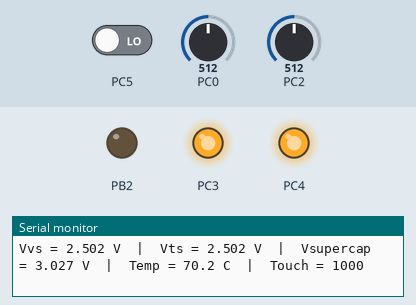
Recording of a program running on a simulated ATmega328P, built with avr-gcc and emulated at 16 MHz. On the bench: output pins drawn as LEDs (lit = HIGH), the last lines printed to the serial monitor. The test bench sets the inputs (shaded band); at power-on: PC2 = 512, PC0 = 512, PC5 LOW.

Above: at 1.2 s.
1.3 s: PC2 set to 522
At 1.9 s:
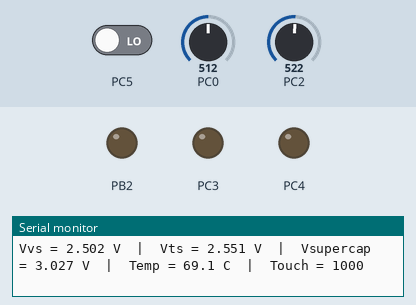
3.0 s: PC2 set to 511
At 4.2 s:
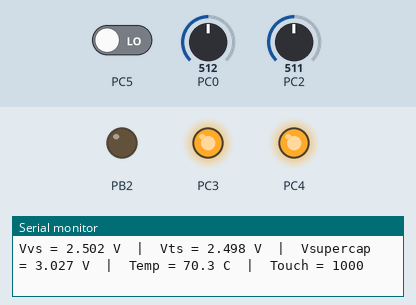
4.5 s: PC2 set to 716
At 5.4 s:
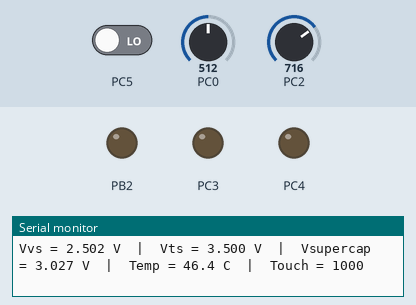
Timing chart, 0 to 7.5 s (numbered marks = the images above; inputs shaded):
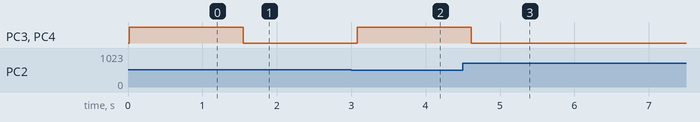

Measured:
- the behaviour switches between 514 and 515 on PC2 (found by bisection; images 0 and 1)
- after the input at 1.3 s, PC3, PC4: HIGH → LOW after 0.25 s
- after the input at 3.0 s, PC3, PC4: LOW → HIGH after 0.08 s
- after the input at 4.5 s, PC3, PC4: HIGH → LOW after 0.12 s

The program:

main.c
```c
/*
 * OverallSystem.c
 *
 * Created: 25/09/2026 5:26:05 pm
 * Author : byhz780
 */

#define F_CPU 16000000UL

#include <avr/io.h>
#include <util/delay.h>
#include <stdint.h>

#include "uart.h"
#include "touch.h"
#include "voltage.h"
#include "temperature.h"
#include "protection.h"


int main(void)
{
	uart_init();

	voltage_init();
	temperature_init();
	touch_init();
	protection_init();


	while (1)
	{
		// -------------------------
		// UPDATE PROTECTION
		// -------------------------

		protection_update();


		// -------------------------
		// TOUCH
		// -------------------------

		touch_update();

		uint16_t touch_count =
		touch_get_count();


		// -------------------------
		// VOLTAGE
		// -------------------------

		uint16_t voltage_adc =
		voltage_read_average();

		float vvs =
		voltage_convert_adc_to_vvs(voltage_adc);

		float v_supercap =
		voltage_convert_vvs_to_supercap(vvs);


		// -------------------------
		// TEMPERATURE
		// -------------------------

		uint16_t temp_adc =
		temperature_read_average();

		float vts =
		temperature_convert_adc_to_vts(temp_adc);

		float temperature =
		temperature_convert_vts_to_celsius(vts);


		// -------------------------
		// UART OUTPUT
		// -------------------------

		uart_send_string("Vvs = ");
		uart_send_float(vvs, 3);
		uart_send_string(" V");

		uart_send_string("  |  Vts = ");
		uart_send_float(vts, 3);
		uart_send_string(" V");

		uart_send_string("  |  Vsupercap = ");
		uart_send_float(v_supercap, 3);
		uart_send_string(" V");

		uart_send_string("  |  Temp = ");
		uart_send_float(temperature, 1);
		uart_send_string(" C");

		uart_send_string("  |  Touch = ");
		uart_send_uint16(touch_count);

		uart_send_string("\r\n");


		_delay_ms(250);
	}
}
```

protection.c
```c
/*
 * protection.c
 *
 * Created: 29/09/2026 7:13:09 pm
 *  Author: byhz780
 */

#include <avr/io.h>

#include "voltage.h"
#include "temperature.h"
#include "protection.h"


void protection_init(void)
{
    // PC3 = CHARGER_FAULT_FW
    DDRC |= (1 << PC3);

    // PC4 = BOOST_FAULT_FW
    DDRC |= (1 << PC4);

    // Initially no fault
    PORTC &= ~(1 << PC3);
    PORTC &= ~(1 << PC4);
}


void protection_update(void)
{
    // Update individual protection states
    ovp_update();
    otp_update();

    /*
     * If either OVP OR OTP is active:
     *
     * CHARGER_FAULT_FW = HIGH
     * BOOST_FAULT_FW   = HIGH
     */
    if (ovp_get_fault() || otp_get_fault())
    {
        PORTC |= (1 << PC3);   // CHARGER_FAULT_FW HIGH
        PORTC |= (1 << PC4);   // BOOST_FAULT_FW HIGH
    }
    else
    {
        PORTC &= ~(1 << PC3);  // CHARGER_FAULT_FW LOW
        PORTC &= ~(1 << PC4);  // BOOST_FAULT_FW LOW
    }
}
```

protection.h
```c
uint16_t temperature_read_adc(void);
/*
 * protection.h
 *
 * Created: 29/09/2026 7:13:23 pm
 *  Author: byhz780
 */


#ifndef PROTECTION_H_
#define PROTECTION_H_

void protection_init(void);
void protection_update(void);

#endif /* PROTECTION_H_ */
```

temperature.c
```c
/*
 * temperature.c
 *
 * Created: 29/09/2026 7:12:49 pm
 *  Author: byhz780
 */

#define F_CPU 16000000UL

#include <avr/io.h>
#include <util/delay.h>
#include <stdint.h>

#include "temperature.h"

#define ADC_REF_VOLTAGE   5.0f

// 70 C corresponds to approximately 2.51 V
#define OTP_ADC_THRESHOLD 514

// Thermistor parameter
#define BETA              4300.0f

static uint8_t otp_fault = 0;


void temperature_init(void)
{
    // PC2 / ADC2 as input
    DDRC &= ~(1 << PC2);

    // Disable pull-up
    PORTC &= ~(1 << PC2);
}


uint16_t temperature_read_adc(void)
{
    // AVcc reference, select ADC2
    ADMUX = (1 << REFS0) | 2;

    // Dummy conversion after switching ADC channel
    ADCSRA |= (1 << ADSC);

    while (ADCSRA & (1 << ADSC))
    {
    }

    // Actual conversion
    ADCSRA |= (1 << ADSC);

    while (ADCSRA & (1 << ADSC))
    {
    }

    return ADC;
}


uint16_t temperature_read_average(void)
{
    uint32_t total = 0;

    for (uint8_t i = 0; i < 8; i++)
    {
        total += temperature_read_adc();
        _delay_ms(1);
    }

    return (uint16_t)(total / 8);
}


float temperature_convert_adc_to_vts(uint16_t adc_value)
{
    return ((float)adc_value * ADC_REF_VOLTAGE) / 1023.0f;
}


float temperature_convert_vts_to_celsius(float vts)
{
    float temperature;

    /*
     * Measured calibration points:
     *
     * 25 C -> 4.37 V
     * 65 C -> 2.74 V
     * 70 C -> 2.51 V
     * 85 C -> 1.78 V
     *
     * Linear interpolation is used between points.
     */

    if (vts >= 2.74f)
    {
        // 25 C to 65 C
        temperature =
            25.0f +
            (4.37f - vts)
            * (65.0f - 25.0f)
            / (4.37f - 2.74f);
    }
    else if (vts >= 2.51f)
    {
        // 65 C to 70 C
        temperature =
            65.0f +
            (2.74f - vts)
            * (70.0f - 65.0f)
            / (2.74f - 2.51f);
    }
    else
    {
        // 70 C to 85 C
        temperature =
            70.0f +
            (2.51f - vts)
            * (85.0f - 70.0f)
            / (2.51f - 1.78f);
    }

    return temperature;
}


void otp_update(void)
{
    uint16_t adc_value = temperature_read_average();

    /*
     * Higher temperature -> lower Vts.
     *
     * 70 C ? 2.51 V
     * ADC ? 514
     */

    if (adc_value <= OTP_ADC_THRESHOLD)
    {
        otp_fault = 1;
    }
    else
    {
        otp_fault = 0;
    }
}


uint8_t otp_get_fault(void)
{
    return otp_fault;
}
```

temperature.h
```c
/*
 * temperature.h
 *
 * Created: 29/09/2026 6:08:40 pm
 *  Author: byhz780
 */


#ifndef TEMPERATURE_H_
#define TEMPERATURE_H_

#include <stdint.h>

void temperature_init(void);

uint16_t temperature_read_adc(void);
uint16_t temperature_read_average(void);

float temperature_convert_adc_to_vts(uint16_t adc_value);
float temperature_convert_vts_to_celsius(float vts);

void otp_update(void);
uint8_t otp_get_fault(void);


#endif /* TEMPERATURE_H_ */
```

touch.c
```c
/*
 * touch.c
 *
 * Created: 25/09/2026 5:30:43 pm
 *  Author: byhz780
 */

#define F_CPU 16000000UL

#include <avr/io.h>
#include <util/delay.h>
#include <stdint.h>

#include "touch.h"


#define PRESS_THRESHOLD    110
#define RELEASE_THRESHOLD   80
#define TOUCH_TIMEOUT      1000


static uint8_t touch_state = 0;

static volatile uint16_t raw_count = 0;
static volatile uint16_t average_count = 0;


void touch_init(void)
{
	// PC5 starts as input
	DDRC &= ~(1 << PC5);

	// Disable internal pull-up on PC5
	PORTC &= ~(1 << PC5);

	// PB2 = LED output
	DDRB |= (1 << PB2);

	// LED initially OFF
	PORTB &= ~(1 << PB2);

	// Timer1 normal mode
	TCCR1A = 0;

	// Timer initially stopped
	TCCR1B = 0;

	// Clear timer
	TCNT1 = 0;
}


uint16_t touch_measure_raw(void)
{
	uint16_t result;


	// -----------------------------
	// 1. DISCHARGE TOUCH CAPACITOR
	// -----------------------------

	// PC5 becomes output
	DDRC |= (1 << PC5);

	// Drive PC5 LOW
	PORTC &= ~(1 << PC5);

	// Allow capacitor to discharge through R36
	_delay_us(20);


	// -----------------------------
	// 2. RELEASE TOUCH NODE
	// -----------------------------

	// PC5 becomes input
	DDRC &= ~(1 << PC5);

	// Internal pull-up stays OFF
	PORTC &= ~(1 << PC5);


	// -----------------------------
	// 3. START TIMER
	// -----------------------------

	TCNT1 = 0;

	// Timer1 prescaler = 8
	// 16 MHz / 8 = 2 MHz
	// 1 timer count = 0.5 us
	TCCR1B = (1 << CS11);


	// -----------------------------
	// 4. WAIT FOR PC5 TO GO HIGH
	// -----------------------------

	while (!(PINC & (1 << PC5)))
	{
		if (TCNT1 >= TOUCH_TIMEOUT)
		{
			TCCR1B = 0;

			return TOUCH_TIMEOUT;
		}
	}


	// -----------------------------
	// 5. STORE RESULT
	// -----------------------------

	result = TCNT1;


	// -----------------------------
	// 6. STOP TIMER
	// -----------------------------

	TCCR1B = 0;

	return result;
}


uint16_t touch_measure_average(void)
{
	uint32_t total = 0;

	for (uint8_t i = 0; i < 8; i++)
	{
		raw_count = touch_measure_raw();

		// Invalid measurement
		if (raw_count >= TOUCH_TIMEOUT)
		{
			average_count = TOUCH_TIMEOUT;

			return TOUCH_TIMEOUT;
		}

		total += raw_count;

		_delay_ms(1);
	}

	average_count = (uint16_t)(total / 8);

	return average_count;
}


void touch_update(void)
{
	uint16_t count = touch_measure_average();


	// Invalid measurement -> don't change state
	if (count >= TOUCH_TIMEOUT)
	{
		return;
	}


	// Currently released
	if (touch_state == 0)
	{
		if (count > PRESS_THRESHOLD)
		{
			touch_state = 1;

			// LED ON
			PORTB |= (1 << PB2);
		}
	}

	// Currently pressed
	else
	{
		if (count < RELEASE_THRESHOLD)
		{
			touch_state = 0;

			// LED OFF
			PORTB &= ~(1 << PB2);
		}
	}
}


uint8_t touch_get_state(void)
{
	return touch_state;
}


uint16_t touch_get_count(void)
{
	return average_count;
}
```

touch.h
```c
/*
 * touch.h
 *
 * Created: 25/09/2026 5:31:57 pm
 *  Author: byhz780
 */


#ifndef TOUCH_H_
#define TOUCH_H_

#include <stdint.h>

void touch_init(void);
uint16_t touch_measure_raw(void);
uint16_t touch_measure_average(void);

void touch_update(void);

uint8_t touch_get_state(void);
uint16_t touch_get_count(void);

#endif /* TOUCH_H_ */
```

uart.c
```c
/*
 * uart.c
 *
 * Created: 25/09/2026 5:30:23 pm
 *  Author: byhz780
 */

#define F_CPU 16000000UL

#include <avr/io.h>
#include <stdint.h>
#include <stdlib.h>

#include "uart.h"

#define BAUD 9600
#define UBRR_VALUE ((F_CPU / (16UL * BAUD)) - 1)


void uart_init(void)
{
	// Set baud rate
	UBRR0H = (uint8_t)(UBRR_VALUE >> 8);
	UBRR0L = (uint8_t)UBRR_VALUE;

	// Enable transmitter
	UCSR0B = (1 << TXEN0);

	// 8 data bits
	// 1 stop bit
	// No parity
	UCSR0C = (1 << UCSZ01) | (1 << UCSZ00);
}


void uart_send_char(char data)
{
	// Wait until transmit buffer is ready
	while (!(UCSR0A & (1 << UDRE0)));

	UDR0 = data;
}


void uart_send_string(const char *str)
{
	while (*str)
	{
		uart_send_char(*str);
		str++;
	}
}


void uart_send_uint16(uint16_t value)
{
	char buffer[8];

	// Convert integer to string
	itoa(value, buffer, 10);

	uart_send_string(buffer);
}


void uart_send_float(float value, uint8_t decimal_places)
{
	char buffer[16];

	// Convert float to string
	dtostrf(value, 1, decimal_places, buffer);

	uart_send_string(buffer);
}
```

uart.h
```c
/*
 * uart.h
 *
 * Created: 25/09/2026 5:31:33 pm
 *  Author: byhz780
 */


#ifndef UART_H_
#define UART_H_

#include <stdint.h>

void uart_init(void);

void uart_send_char(char data);
void uart_send_string(const char *str);

void uart_send_uint16(uint16_t value);
void uart_send_float(float value, uint8_t decimal_places);

#endif /* UART_H_ */
```

voltage.c
```c
/*
 * voltage.c
 *
 * Created: 25/09/2026 5:31:08 pm
 *  Author: byhz780
 */

#define F_CPU 16000000UL

#include <avr/io.h>
#include <util/delay.h>
#include <stdint.h>

#include "voltage.h"


#define ADC_REF_VOLTAGE    5.0f

/*
 * Your measured calibration:
 *
 * Vsupercap     Measured Vvs
 * 2.50 V   ->   0.39 V
 * 3.00 V   ->   2.40 V
 * 3.30 V   ->   3.59 V
 * 3.50 V   ->   4.39 V
 *
 * Best-fit equation:
 *
 * Vvs = 3.9987 * Vsupercap - 9.6034
 *
 * Therefore:
 *
 * Vsupercap = (Vvs + 9.6034) / 3.9987
 */


// 3.5 V supercap gives approximately 4.39 V at Vvs
// 4.39 / 5 * 1023 ? 898
#define OVP_ADC_THRESHOLD  898


static uint8_t ovp_fault = 0;


/* =========================================================
   INITIALISE ADC
   ========================================================= */

void voltage_init(void)
{
    // PC0 / ADC0 as input
    DDRC &= ~(1 << PC0);

    // Disable internal pull-up on PC0
    PORTC &= ~(1 << PC0);

    // AVcc reference, initially ADC0
    ADMUX = (1 << REFS0);

    // Enable ADC
    // Prescaler = 128
    // 16 MHz / 128 = 125 kHz ADC clock
    ADCSRA = (1 << ADEN)
           | (1 << ADPS2)
           | (1 << ADPS1)
           | (1 << ADPS0);
}


/* =========================================================
   READ ADC0
   ========================================================= */

uint16_t voltage_read_adc(void)
{
    // AVcc reference, ADC0 selected
    ADMUX = (1 << REFS0);

    /*
     * Dummy conversion because ADC channels are being switched
     * between Vvs and Vts elsewhere in the program.
     */
    ADCSRA |= (1 << ADSC);

    while (ADCSRA & (1 << ADSC))
    {
    }


    // Actual conversion
    ADCSRA |= (1 << ADSC);

    while (ADCSRA & (1 << ADSC))
    {
    }

    return ADC;
}


/* =========================================================
   AVERAGE ADC0
   ========================================================= */

uint16_t voltage_read_average(void)
{
    uint32_t total = 0;

    for (uint8_t i = 0; i < 8; i++)
    {
        total += voltage_read_adc();

        _delay_ms(1);
    }

    return (uint16_t)(total / 8);
}


/* =========================================================
   ADC COUNT -> Vvs
   ========================================================= */

float voltage_convert_adc_to_vvs(uint16_t adc_value)
{
    return ((float)adc_value * ADC_REF_VOLTAGE) / 1023.0f;
}


/* =========================================================
   Vvs -> ACTUAL SUPERCAP VOLTAGE
   ========================================================= */

float voltage_convert_vvs_to_supercap(float vvs)
{
    /*
     * Calibrated using DMM measurements:
     *
     * Vvs = 3.9987 * Vsupercap - 9.6034
     *
     * Rearranged:
     *
     * Vsupercap = (Vvs + 9.6034) / 3.9987
     */

    return (vvs + 9.6034f) / 3.9987f;
}


/* =========================================================
   OVER-VOLTAGE PROTECTION
   ========================================================= */

void ovp_update(void)
{
    uint16_t adc_value = voltage_read_average();

    /*
     * Measured:
     *
     * Vsupercap = 3.50 V
     * Vvs        = 4.39 V
     *
     * ADC approximately 898.
     *
     * Therefore trip when Vvs reaches approximately
     * the level corresponding to 3.5 V supercap voltage.
     */

    if (adc_value >= OVP_ADC_THRESHOLD)
    {
        ovp_fault = 1;
    }
    else
    {
        ovp_fault = 0;
    }
}


/* =========================================================
   GET OVP STATE
   ========================================================= */

uint8_t ovp_get_fault(void)
{
    return ovp_fault;
}
```

voltage.h
```c
/*
 * voltage.h
 *
 * Created: 25/09/2026 5:32:16 pm
 *  Author: byhz780
 */


#ifndef VOLTAGE_H_
#define VOLTAGE_H_

#include <stdint.h>

void voltage_init(void);

uint16_t voltage_read_adc(void);
uint16_t voltage_read_average(void);

float voltage_convert_adc_to_vvs(uint16_t adc_value);
float voltage_convert_vvs_to_supercap(float vvs);

void ovp_update(void);
uint8_t ovp_get_fault(void);

#endif
```
